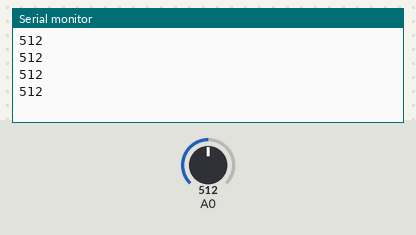
The sketch below on a simulated Arduino Zero (SAMD21). Shown: the last lines printed to the serial monitor. Inputs (shaded band) come from the test bench; at power-on: A0 = 512.

Above: at 1.4 s.
1.5 s: A0 set to 716
At 1.89 s:
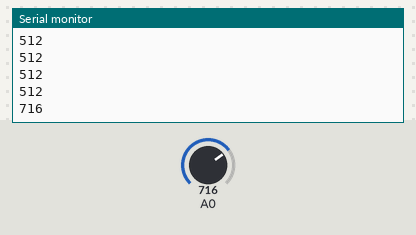
3.0 s: A0 set to 900
At 3.22 s:
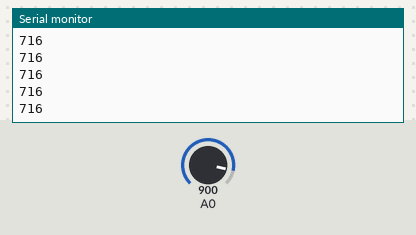
Timing chart, 0 to 6.0 s (numbered marks = the images above; inputs shaded):
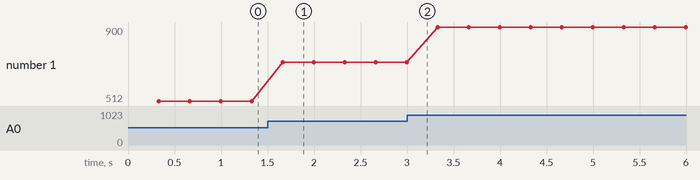

Measured:
- after the input at 1.5 s, the serial monitor: prints a new line after 0.17 s (image 1)
- plotted number 1: 512 → 716 after the input at 1.5 s, 716 → 900 after the input at 3.0 s

The sketch:

sketch_sep23a.ino
```cpp
void setup()
{
  //pinMode(A0, INPUT);
  SerialUSB.begin(9600);
}

void loop()
{
  //digitalWrite(RX_LED, LOW); // RX LED on
  delay(333);
  SerialUSB.println(analogRead(A0));
}
```
